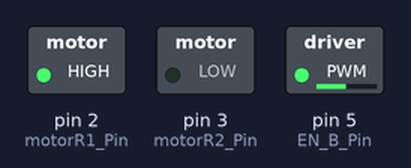
A sketch run on a simulated Arduino Uno, built with avr-gcc and run on an emulated ATmega328P. On the bench: switched loads named in the sketch (green lamp = pin HIGH).

Above: at 0.1 s.
Timing chart, 0 to 1.6 s (numbered marks = the images above):
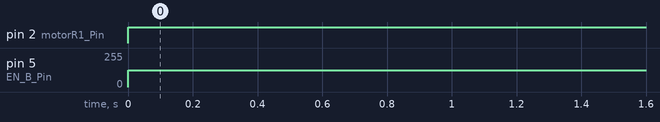

Measured:
- by itself, pin 2 (motorR1_Pin): LOW → HIGH at 0.00 s
- by itself, pin 5 (EN_B_Pin): 0/255 → 125/255 at 0.00 s

The sketch:

LAB_6.3_.ino
```cpp
/* LAB 6.3 */
//https://app.cirkitdesigner.com/project/18c70a87-ae6e-4026-b200-955016492469
#define motorR1_Pin 2
#define motorR2_Pin 3
#define EN_B_Pin 5

void setup() {
  Serial.begin(9600);
  pinMode(motorR1_Pin,OUTPUT);
  pinMode(motorR2_Pin,OUTPUT);
  pinMode(EN_B_Pin ,OUTPUT);

  digitalWrite(motorR1_Pin,0);
  digitalWrite(motorR2_Pin,0);

}

void loop() {

//motor R  ,  turn
  /*  IN3   /*IN4        ENB
       0       1         255*/


  digitalWrite(motorR1_Pin,1); //iN4 to 0
  digitalWrite(motorR2_Pin,0); //iN3 to 1
  analogWrite(EN_B_Pin,125);
}
```

LAB_6.1_.ino
```cpp
/* LAB 6.1 */
//https://app.cirkitdesigner.com/project/c4e81aa0-a3cc-4d5a-888b-b9967f68cd4d
```
